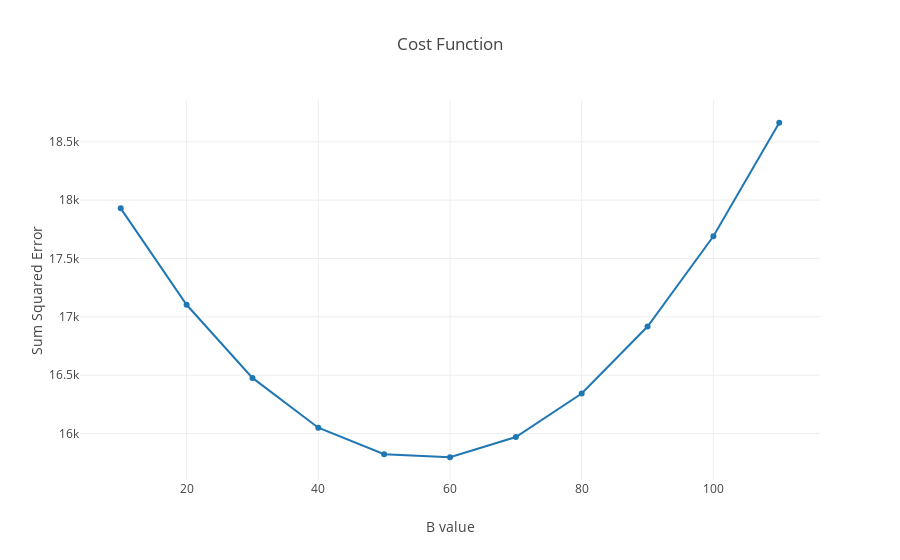

Notebook cell for this chart:
### Markdown cell above
Above is our error chart.  Note that it is identical to the data in the table we have above.  If we plot this data of the b-values, and the corresponding squared errors generated from them, we see that the data makes an curve.

### Code cell
cost_function_trace = graph_objs.Scatter(
    x=list(map(lambda error: error[0], error_chart)),
    y=list(map(lambda error: error[1], error_chart)),
)

layout = dict(title = 'Cost Function',
              yaxis = dict(zeroline = False, title= 'Sum Squared Error'),
              xaxis = dict(zeroline = False, title= 'B value')
             )
plotly.offline.iplot(dict(data=[cost_function_trace], layout=layout))

### Figure 1 — Plotly figure (JSON) as saved in the notebook; plotly's stock layout.template omitted (floating-point values rounded to 4 significant figures)
{"data": [{"type": "scatter", "x": [10, 20, 30, 40, 50, 60, 70, 80, 90, 100, 110], "y": [17930.0, 17103, 16480.0, 16050.0, 15823, 15800.0, 15970.0, 16343, 16920.0, 17690.0, 18663]}], "layout": {"title": "Cost Function", "xaxis": {"title": "B value", "zeroline": false}, "yaxis": {"title": "Sum Squared Error", "zeroline": false}}}
